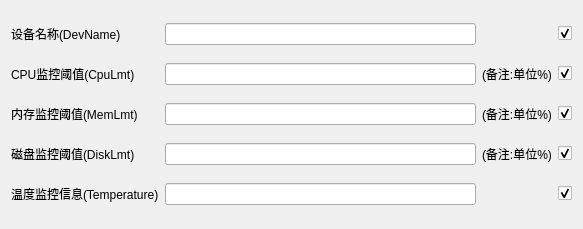
<?xml version="1.0" encoding="UTF-8"?>
<ui version="4.0">
 <class>CTcpEdgeTestDataView_DeviceConfigReq</class>
 <widget class="QWidget" name="CTcpEdgeTestDataView_DeviceConfigReq">
  <property name="geometry">
   <rect>
    <x>0</x>
    <y>0</y>
    <width>583</width>
    <height>229</height>
   </rect>
  </property>
  <property name="windowTitle">
   <string>CTcpEdgeTestDataView_TimeReadReq</string>
  </property>
  <layout class="QGridLayout" name="gridLayout">
   <item row="0" column="1">
    <widget class="QLabel" name="label">
     <property name="text">
      <string>设备名称(DevName)</string>
     </property>
    </widget>
   </item>
   <item row="0" column="2">
    <widget class="QLineEdit" name="_DevName_"/>
   </item>
   <item row="2" column="1">
    <widget class="QLabel" name="label_4">
     <property name="text">
      <string>内存监控阈值(MemLmt)</string>
     </property>
    </widget>
   </item>
   <item row="0" column="4">
    <widget class="QCheckBox" name="__DevName__">
     <property name="text">
      <string/>
     </property>
     <property name="checked">
      <bool>true</bool>
     </property>
    </widget>
   </item>
   <item row="2" column="4">
    <widget class="QCheckBox" name="__MemLmt__">
     <property name="text">
      <string/>
     </property>
     <property name="checked">
      <bool>true</bool>
     </property>
    </widget>
   </item>
   <item row="3" column="2">
    <widget class="QLineEdit" name="_DiskLmt_"/>
   </item>
   <item row="2" column="2">
    <widget class="QLineEdit" name="_MemLmt_"/>
   </item>
   <item row="1" column="2">
    <widget class="QLineEdit" name="_CpuLmt_"/>
   </item>
   <item row="4" column="2">
    <widget class="CTcpEdgeCtrl_LineEdit" name="_Temperature_">
     <property name="readOnly">
      <bool>true</bool>
     </property>
    </widget>
   </item>
   <item row="1" column="1">
    <widget class="QLabel" name="label_2">
     <property name="text">
      <string>CPU监控阈值(CpuLmt)</string>
     </property>
    </widget>
   </item>
   <item row="3" column="4">
    <widget class="QCheckBox" name="__DiskLmt__">
     <property name="text">
      <string/>
     </property>
     <property name="checked">
      <bool>true</bool>
     </property>
    </widget>
   </item>
   <item row="1" column="4">
    <widget class="QCheckBox" name="__CpuLmt__">
     <property name="text">
      <string/>
     </property>
     <property name="checked">
      <bool>true</bool>
     </property>
    </widget>
   </item>
   <item row="3" column="1">
    <widget class="QLabel" name="label_3">
     <property name="text">
      <string>磁盘监控阈值(DiskLmt)</string>
     </property>
    </widget>
   </item>
   <item row="4" column="1">
    <widget class="QLabel" name="label_5">
     <property name="text">
      <string>温度监控信息(Temperature)</string>
     </property>
    </widget>
   </item>
   <item row="4" column="4">
    <widget class="QCheckBox" name="__Temperature__">
     <property name="text">
      <string/>
     </property>
     <property name="checked">
      <bool>true</bool>
     </property>
    </widget>
   </item>
   <item row="1" column="3">
    <widget class="QLabel" name="label_6">
     <property name="text">
      <string>(备注:单位%)</string>
     </property>
    </widget>
   </item>
   <item row="2" column="3">
    <widget class="QLabel" name="label_7">
     <property name="text">
      <string>(备注:单位%)</string>
     </property>
    </widget>
   </item>
   <item row="3" column="3">
    <widget class="QLabel" name="label_8">
     <property name="text">
      <string>(备注:单位%)</string>
     </property>
    </widget>
   </item>
  </layout>
 </widget>
 <layoutdefault spacing="6" margin="11"/>
 <customwidgets>
  <customwidget>
   <class>CTcpEdgeCtrl_LineEdit</class>
   <extends>QLineEdit</extends>
   <header>../Ctrl/TcpEdgeCtrl_LineEdit.h</header>
  </customwidget>
 </customwidgets>
 <resources/>
 <connections/>
</ui>
